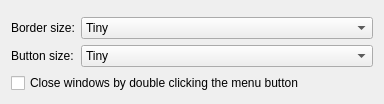
<?xml version="1.0" encoding="UTF-8"?>
<ui version="4.0">
 <class>KWinAuroraeConfigForm</class>
 <widget class="QWidget" name="KWinAuroraeConfigForm">
  <property name="geometry">
   <rect>
    <x>0</x>
    <y>0</y>
    <width>384</width>
    <height>95</height>
   </rect>
  </property>
  <layout class="QVBoxLayout" name="verticalLayout">
   <item>
    <widget class="KMessageWidget" name="doubleClickMessage">
    </widget>
   </item>
   <item>
    <layout class="QFormLayout" name="formLayout">
     <item row="0" column="0">
      <widget class="QLabel" name="label">
       <property name="text">
        <string>Border size:</string>
       </property>
       <property name="buddy">
        <cstring>borderSizesCombo</cstring>
       </property>
      </widget>
     </item>
     <item row="0" column="1">
      <widget class="KComboBox" name="borderSizesCombo">
       <item>
        <property name="text">
         <string comment="@item:inlistbox Border size:">Tiny</string>
        </property>
       </item>
       <item>
        <property name="text">
         <string comment="@item:inlistbox Border size:">Normal</string>
        </property>
       </item>
       <item>
        <property name="text">
         <string comment="@item:inlistbox Border size:">Large</string>
        </property>
       </item>
       <item>
        <property name="text">
         <string comment="@item:inlistbox Border size:">Very Large</string>
        </property>
       </item>
       <item>
        <property name="text">
         <string comment="@item:inlistbox Border size:">Huge</string>
        </property>
       </item>
       <item>
        <property name="text">
         <string comment="@item:inlistbox Border size:">Very Huge</string>
        </property>
       </item>
       <item>
        <property name="text">
         <string comment="@item:inlistbox Border size:">Oversized</string>
        </property>
       </item>
      </widget>
     </item>
     <item row="1" column="0">
      <widget class="QLabel" name="label_2">
       <property name="text">
        <string>Button size:</string>
       </property>
       <property name="buddy">
        <cstring>buttonSizesCombo</cstring>
       </property>
      </widget>
     </item>
     <item row="1" column="1">
      <widget class="KComboBox" name="buttonSizesCombo">
       <item>
        <property name="text">
         <string comment="@item:inlistbox Button size:">Tiny</string>
        </property>
       </item>
       <item>
        <property name="text">
         <string comment="@item:inlistbox Button size:">Normal</string>
        </property>
       </item>
       <item>
        <property name="text">
         <string comment="@item:inlistbox Button size:">Large</string>
        </property>
       </item>
       <item>
        <property name="text">
         <string comment="@item:inlistbox Button size:">Very Large</string>
        </property>
       </item>
       <item>
        <property name="text">
         <string comment="@item:inlistbox Button size:">Huge</string>
        </property>
       </item>
       <item>
        <property name="text">
         <string comment="@item:inlistbox Button size:">Very Huge</string>
        </property>
       </item>
       <item>
        <property name="text">
         <string comment="@item:inlistbox Button size:">Oversized</string>
        </property>
       </item>
      </widget>
     </item>
    </layout>
   </item>
   <item>
    <widget class="QCheckBox" name="closeWindowsDoubleClick">
     <property name="toolTip">
      <string extracomment="Check this option if you want windows to be closed when you double click the menu button."/>
     </property>
     <property name="text">
      <string>Close windows by double clicking the menu button</string>
     </property>
    </widget>
   </item>
  </layout>
 </widget>
 <customwidgets>
  <customwidget>
   <class>KComboBox</class>
   <extends>QComboBox</extends>
   <header>kcombobox.h</header>
  </customwidget>
  <customwidget>
   <class>KMessageWidget</class>
   <extends>QFrame</extends>
   <header location="global">kmessagewidget.h</header>
   <container>1</container>
  </customwidget>
 </customwidgets>
 <resources/>
 <connections/>
</ui>
